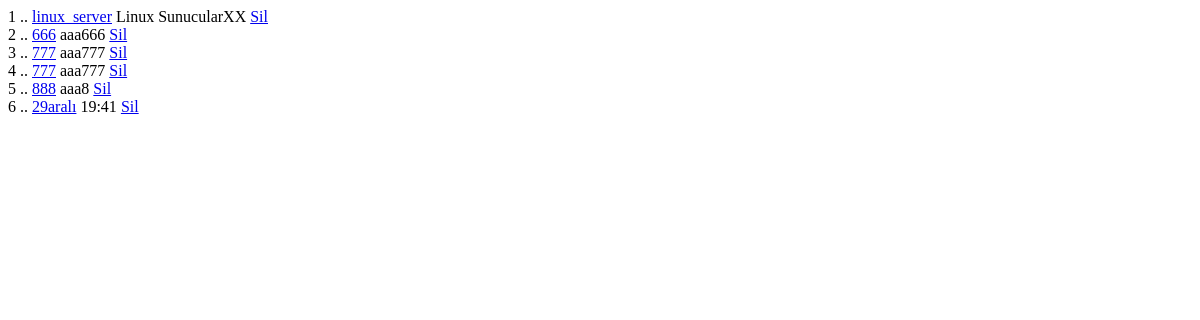
Page /host_groups_index/ on the earlier database version.
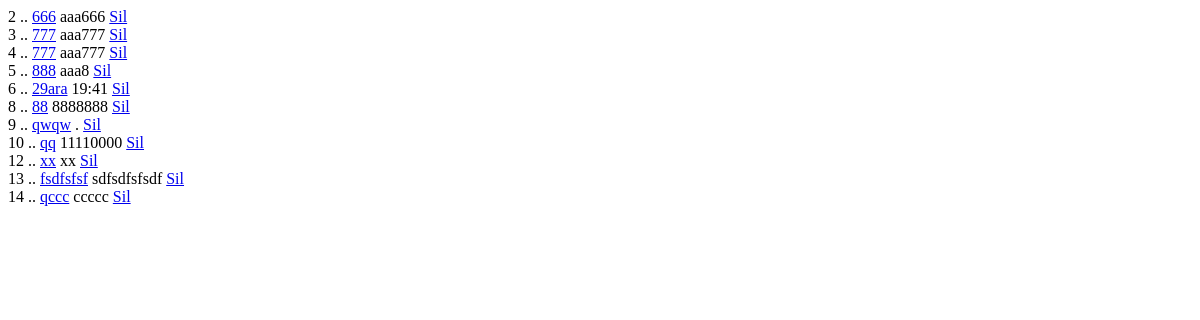
Same page on the later database version.
### host_groups/models.py (models this page shows)
class Host_Groups(models.Model):
    hostgroup_name = models.CharField(max_length=50, verbose_name="Host Grubu Adı")
    alias = models.CharField(max_length=150)

### host_groups/views.py (the view)
# urls.py: path('host_groups_index/', host_groups_index),
def host_groups_index(request):
    host_groups = Host_Groups.objects.all()
    context = {
        'host_groups' : host_groups,
        'title' : 'Host Grupları',
    }
    return render(request, 'host_groups_index.html', context)

### templates/host_groups_index.html (shortened to what this page needs)
{% extends 'base.html' %}
{% block content %}
    {% for hg in host_groups %}
    {{ hg.id }} ..
    <a href="/host_groups_update/{{ hg.id }}">{{ hg.hostgroup_name }}</a>
    {{ hg.alias }} <a href="/host_groups_delete/{{ hg.id }}">   Sil</a> <br>
    {% endfor %}
{% endblock %}

### templates/base.html (shortened to what this page needs)
<!doctype html>
<html>
<head>
</head>
<body>
  {% block content %}
  {% endblock %}
</body>
</html>

Differences in the rows shown:
removed Host_Groups: id "1", hostgroup_name "linux_server", alias "Linux SunucularXX"
changed Host_Groups id 6: hostgroup_name "29aralı" → "29ara"
added Host_Groups: id "8", hostgroup_name "88", alias "8888888"
added Host_Groups: id "9", hostgroup_name "qwqw", alias "."
added Host_Groups: id "10", hostgroup_name "qq", alias "11110000"
added Host_Groups: id "12", hostgroup_name "xx", alias "xx"
added Host_Groups: id "13", hostgroup_name "fsdfsfsf", alias "sdfsdfsfsdf"
added Host_Groups: id "14", hostgroup_name "qccc", alias "ccccc"
